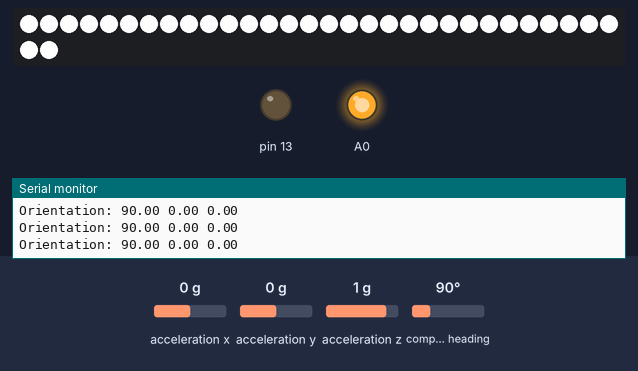
Bench run of a sketch on a simulated Arduino Uno, built with avr-gcc and run on an emulated ATmega328P. On the bench: 32 RGB LEDs in strip order, left to right, continuing on the next row, output pins drawn as LEDs (lit = HIGH), the last lines printed to the serial monitor. Inputs (shaded band) come from the test bench; at power-on: acceleration x 0 g, acceleration y 0 g, compass heading 90°, acceleration z 1 g. Dim RGB values are drawn brighter than linear; no radio packets arrive unless stated.

Above: at 3.7 s.
3.8 s: acceleration x set to 0.8 g
At 4.5 s:
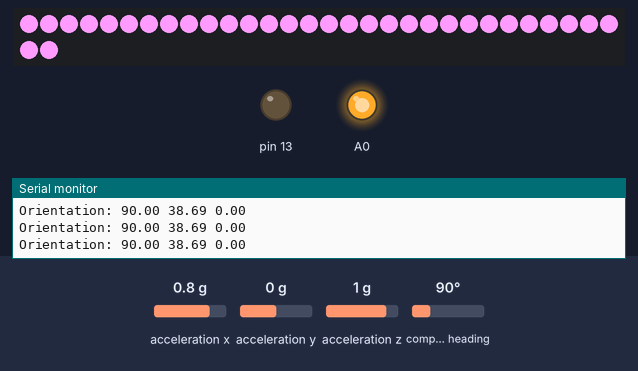
5.5 s: acceleration y set to -1.4 g
7.2 s: compass heading set to 7°
At 7.9 s:
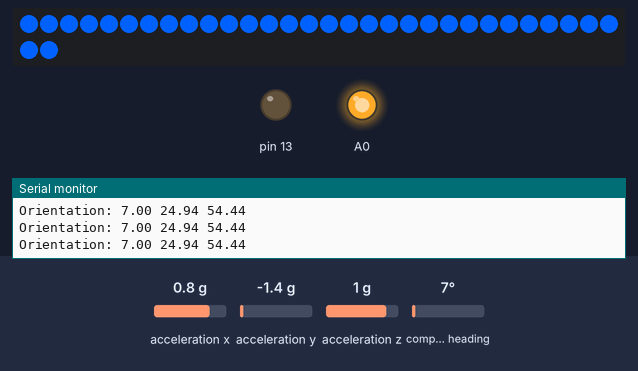
8.9 s: acceleration x set to 1.4 g
10.7 s: acceleration y set to -0.8 g
At 11.3 s:
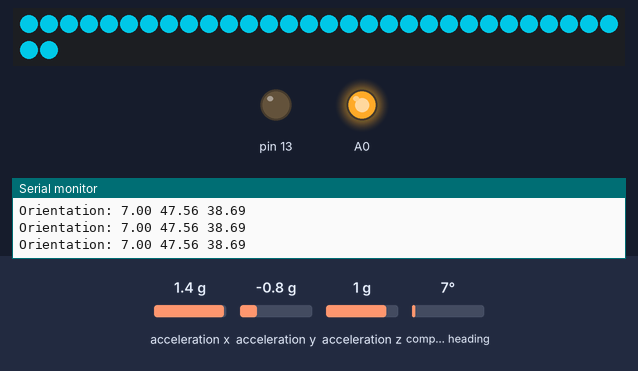
12.4 s: compass heading set to 90°
At 13.6 s:
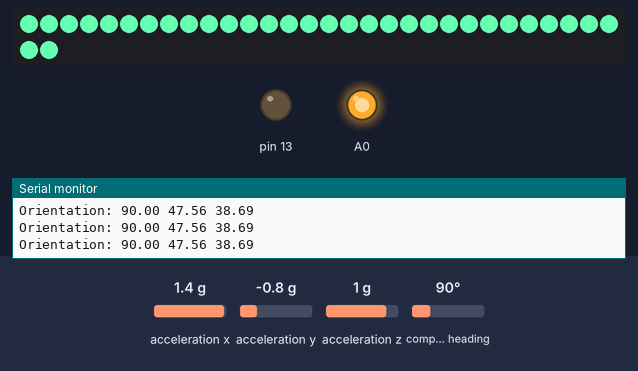
Timing chart, 0 to 15.1 s (numbered marks = the images above; inputs shaded):
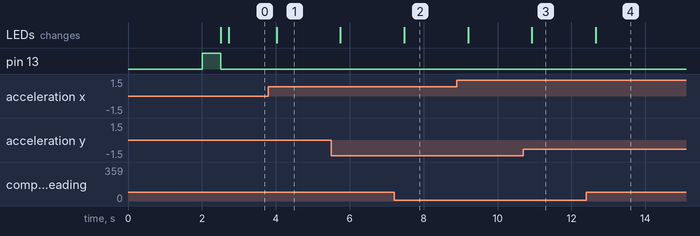

Measured:
- after the input at 3.8 s, the LEDs: change after 0.22 s (image 1)
- after the input at 7.2 s, the LEDs: change after 0.28 s (image 2)
- after the input at 10.7 s, the LEDs: change after 0.23 s (image 3)
- after the input at 12.4 s, the LEDs: change after 0.26 s (image 4)

The sketch:

BunnyNRF_client.ino
```cpp
#include <Wire.h>
#include <Adafruit_Sensor.h>
#include <Adafruit_BNO055.h>
#include <utility/imumaths.h>

//neopixel
#include <Adafruit_NeoPixel.h>
#ifdef __AVR__
#include <avr/power.h>
#endif

//nrf
#include <SPI.h>
#include <RH_NRF24.h>

#define DEBUG 1

//CE -> 11
//CSN -> 10
//IRW - 9

// Singleton instance of the radio driver
RH_NRF24 nrf24(9, 10);

/* This driver uses the Adafruit unified sensor library (Adafruit_Sensor),
   which provides a common 'type' for sensor data and some helper functions.

   To use this driver you will also need to download the Adafruit_Sensor
   library and include it in your libraries folder.

   You should also assign a unique ID to this sensor for use with
   the Adafruit Sensor API so that you can identify this particular
   sensor in any data logs, etc.  To assign a unique ID, simply
   provide an appropriate value in the constructor below (12345
   is used by default in this example).

   Connections
   ===========
   Connect SCL to analog 5
   Connect SDA to analog 4
   Connect VDD to 3.3-5V DC
   Connect GROUND to common ground

   History
   =======
   2015/MAR/03  - First release (KTOWN)
*/

/* Set the delay between fresh samples */
#define BNO055_SAMPLERATE_DELAY_MS (100)

Adafruit_BNO055 bno = Adafruit_BNO055(55, BNO055_ADDRESS_B);

float oriX = 0;
float oriY = 0;
float oriZ = 0;

//min, max
float maxX = -10000.0;
float minX = 100000.0;

float maxY = -10000.0;
float minY = 100000.0;

float maxZ = -10000.0;
float minZ =  100000.0;

//Pixels

//NEO PIXELS
#define PIN            6

// How many NeoPixels are attached to the Arduino?
#define NUMPIXELS      32
Adafruit_NeoPixel pixels = Adafruit_NeoPixel(NUMPIXELS, PIN, NEO_GRB + NEO_KHZ800);

/**************************************************************************/
/*
    Displays some basic information on this sensor from the unified
    sensor API sensor_t type (see Adafruit_Sensor for more information)
*/
/**************************************************************************/
void displaySensorDetails(void)
{
  sensor_t sensor;
  bno.getSensor(&sensor);
  Serial.println("------------------------------------");
  Serial.print  ("Sensor:       "); Serial.println(sensor.name);
  Serial.print  ("Driver Ver:   "); Serial.println(sensor.version);
  Serial.print  ("Unique ID:    "); Serial.println(sensor.sensor_id);
  Serial.print  ("Max Value:    "); Serial.print(sensor.max_value); Serial.println(" xxx");
  Serial.print  ("Min Value:    "); Serial.print(sensor.min_value); Serial.println(" xxx");
  Serial.print  ("Resolution:   "); Serial.print(sensor.resolution); Serial.println(" xxx");
  Serial.println("------------------------------------");
  Serial.println("");
  delay(500);
}

/**************************************************************************/
/*
    Arduino setup function (automatically called at startup)
*/
/**************************************************************************/
void setup(void)
{
  pinMode(13, OUTPUT);


  analogWrite(A0, 255);
  delay(500)
  ;

  if (DEBUG) {
    Serial.begin(115200);
    while (!Serial) {
      ; // wait for serial port to connect. Needed for Leonardo only
    }

    Serial.println("ADR 2 HIGH"); Serial.println("");
    Serial.println("Orientation Sensor Test"); Serial.println("");
  }

  bool bnoInit = bno.begin();
  /* Initialise the sensor */
  if (!bnoInit) {
    if (DEBUG)Serial.print("Ooops, no BNO055 detected ... Check your wiring or I2C ADDR!");
  } else {
    if (DEBUG) Serial.print("init!");
  }

  delay(1000);

  /* Use external crystal for better accuracy */
  bno.setExtCrystalUse(true);

  /* Display some basic information on this sensor */
  if (DEBUG) displaySensorDetails();

  if (!nrf24.init()) {
    if (DEBUG)Serial.println("init failed");


  } else {
    if (DEBUG) Serial.println("init nRF");
  }

  // Defaults after init are 2.402 GHz (channel 2), 2Mbps, 0dBm
  if (!nrf24.setChannel(1)) {
    if (DEBUG)Serial.println("setChannel failed");
  }
  if (!nrf24.setRF(RH_NRF24::DataRate2Mbps, RH_NRF24::TransmitPower0dBm)) {
    if (DEBUG) Serial.println("setRF failed");
  }

  if (DEBUG) Serial.print("done setup");

  digitalWrite(13, HIGH);
  delay(500);
  digitalWrite(13, LOW);

  //NEO Pixels
  pixels.begin(); // This initializes the NeoPixel library.

}

/**************************************************************************/
/*
    Arduino loop function, called once 'setup' is complete (your own code
    should go here)
*/
/**************************************************************************/
void loop(void)
{
  /* Get a new sensor event */
  sensors_event_t event;
  bno.getEvent(&event);

  oriX = (float)event.orientation.x;
  oriY = (float)event.orientation.y;
  oriZ = (float)event.orientation.z;

  if (oriX > maxX) {
    maxX = oriX;
  }
  if (oriX < minX) {
    minX = oriX;
  }

  if (oriY > maxY) {
    maxY = oriY;
  }
  if (oriY < minY) {
    minY = oriY;
  }

  if (oriZ > maxZ) {
    maxZ = oriZ;
  }
  if (oriZ < minZ) {
    minZ = oriZ;
  }

  uint8_t sys, gyro, accel, mag = 0;
  bno.getCalibration(&sys, &gyro, &accel, &mag);
  delay(BNO055_SAMPLERATE_DELAY_MS);


  if (DEBUG) {
    Serial.print(F("Orientation: "));
    Serial.print(oriX);
    Serial.print(F(" "));
    Serial.print(oriY);
    Serial.print(F(" "));
    Serial.print(oriZ);
    Serial.println(F(""));
  }
  /*
    Board layout:
    +---------- +
    |         * | RST   PITCH  ROLL  HEADING
    ADR | *        * | SCL
    INT | *        * | SDA     ^            / ->
    PS1 | *        * | GND     |            |
    PS0 | *        * | 3VO     Y    Z-- >    \ -X
    |         * | VIN
    + ---------- +
  */


  // Should be a message for us now
  // float -> 4 bytes
  uint8_t buf[3 * 4 + 4 * 1];

  float floatBuff[3];
  floatBuff[0] = oriX;
  floatBuff[1] = oriY;
  floatBuff[2] = oriZ;
  floatBuff[3] = 1.0;

  memcpy(buf, floatBuff, sizeof(floatBuff));
  nrf24.send((uint8_t*)buf, sizeof(buf));
  nrf24.waitPacketSent();
  //Serial.println( sizeof(buf));

  for (int i = 0; i < NUMPIXELS; i++) {
    int red = int(map(oriX, minX, maxX, 0, 100));
    int green = int(map(oriY, minY, maxY, 0, 155));
    int blue = int(map(oriZ, minZ, maxZ, 0, 255));

    // pixels.Color takes RGB values, from 0,0,0 up to 255,255,255
    pixels.setPixelColor(i, pixels.Color(red, green + red, blue)); // Moderately bright green color.
    pixels.show();
  }


  //The processing sketch expects data as roll, pitch, heading
  //Serial.print(F("Orientation: "));
  //Serial.print((float)event.orientation.x);
  //Serial.print(F(" "));
  //Serial.print((float)event.orientation.y);
  //Serial.print(F(" "));
  //Serial.print((float)event.orientation.z);
  //Serial.println(F(""));


  /* Also send calibration data for each sensor. */

  /*
    uint8_t sys, gyro, accel, mag = 0;
    bno.getCalibration(&sys, &gyro, &accel, &mag);
    Serial.print(F("Calibration: "));
    Serial.print(sys, DEC);
    Serial.print(F(" "));
    Serial.print(gyro, DEC);
    Serial.print(F(" "));
    Serial.print(accel, DEC);
    Serial.print(F(" "));
    Serial.println(mag, DEC);
  */


}
```
